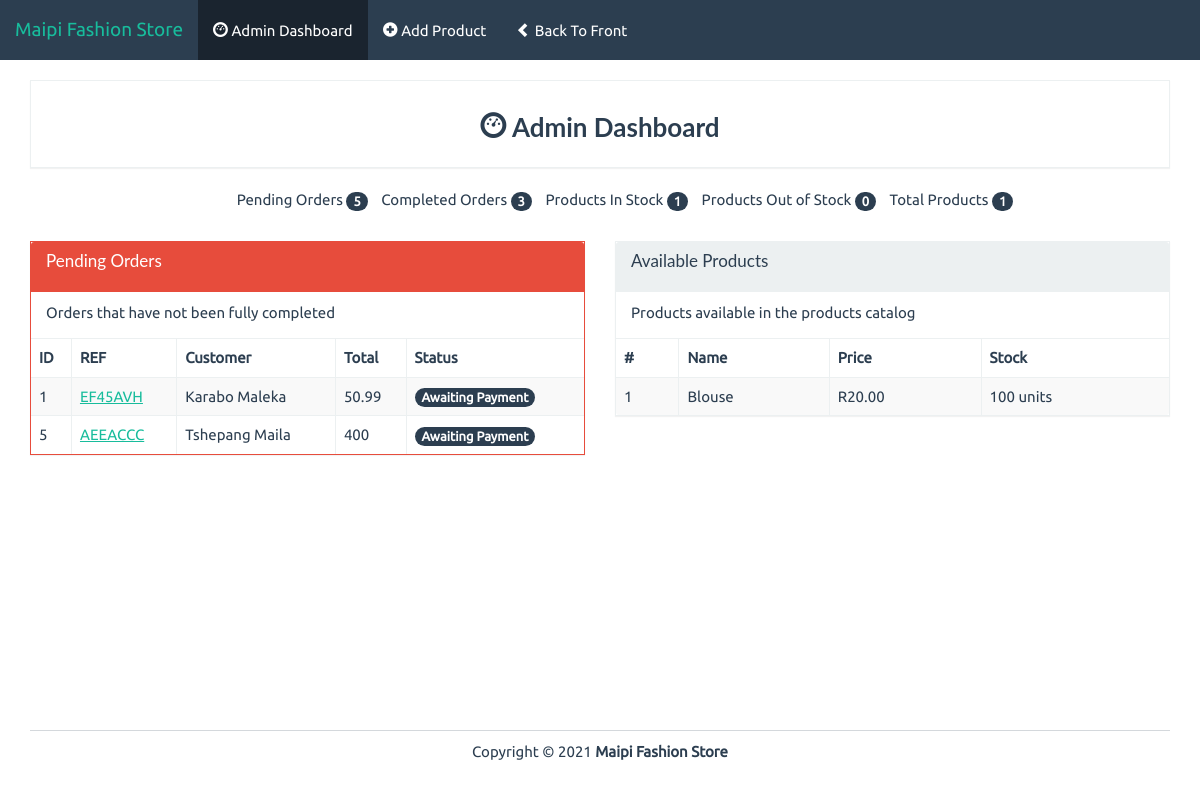
/admin, run on an earlier commit of the app's database.
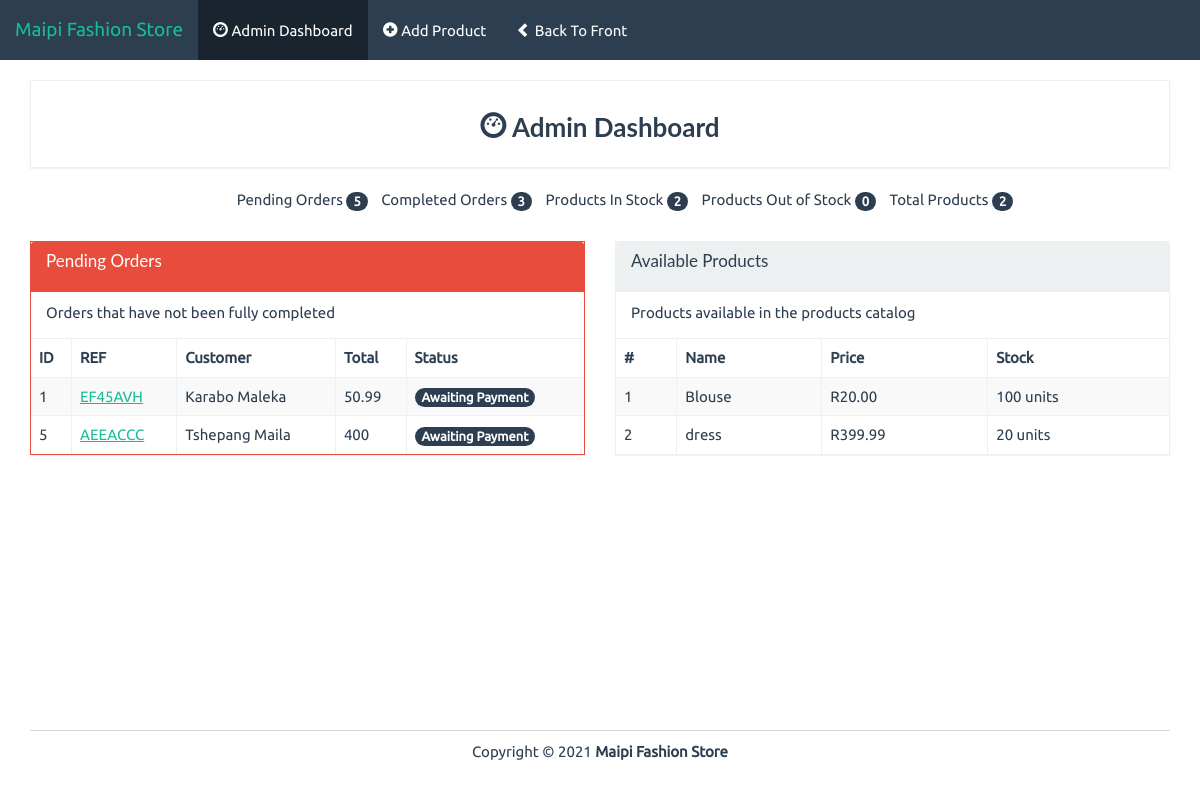
And on a later commit of the database.
### app.py (models this page shows)
class Product(db.Model):
    id = db.Column(db.Integer, primary_key=True)
    name = db.Column(db.String(50), unique=True)
    price = db.Column(db.Float)
    stock = db.Column(db.Integer)
    description = db.Column(db.String(255))
    image = db.Column(db.String(100))

### app.py (the view)
@app.route('/admin')
def admin():
    products = Product.query.all()
    products_available = Product.query.filter(Product.stock > 0).count()
    return render_template('admin/index.html', admin=True, products=products, products_available=products_available)

### templates/admin/index.html (shortened to what this page needs)
{% extends "base.html" %}
{% block body %}
<div class="row pad">
	<div class="col-lg-12">
		<div class="panel panel-default">
			<div class="panel-body text-center">
				<h3 class="bold"><i class="glyphicon glyphicon-dashboard"></i> Admin Dashboard</h3>
			</div>
		</div>
	</div>
	<div class="col-lg-12">
		<ul class="summary">
			<li class="">Pending Orders <span class="badge">5</span></li>
			<li class="">Completed Orders <span class="badge">3</span></li>
			<li class="">Products In Stock <span class="badge">{{products_available}}</span></li>
			<li class="">Products Out of Stock <span class="badge">{{(products|length) - products_available}}</span></li>
			<li class="">Total Products <span class="badge">{{products|length}}</span></li>
		</ul>
	</div>
</div>
<div class="row pad">
	<div class="col-lg-6 pad">
		<div class="panel panel-danger">
			<div class="panel-heading">
				<h3 class="panel-title">Pending Orders</h3>
			</div>
			<div class="panel-body">
				Orders that have not been fully completed
			</div>
			<div class="table-responsive">
				<table class="table table-striped table-bordered">
					<thead>
						<tr>
							<th>ID</th><th>REF</th><th>Customer</th><th>Total</th><th>Status</th>
						</tr>
					</thead>
					<tbody>
						<tr>
							<td>1</td>
							<td><a href="./view-order.html">EF45AVH</a></td>
							<td>Karabo Maleka</td>
							<td>50.99</td>
							<td><span class="badge">Awaiting Payment</span></td>
						</tr>
						<tr>
							<td>5</td>
							<td><a href="./view-order.html">AEEACCC</a></td>
							<td>Tshepang Maila</td>
							<td>400</td>
							<td><span class="badge">Awaiting Payment</span></td>
						</tr>
					</tbody>
				</table>
			</div>
		</div>
	</div>
	<div class="col-lg-6 pad">
		<div class="panel panel-default">
			<div class="panel-heading">
				<h3 class="panel-title">Available Products</h3>
			</div>
			<div class="panel-body">
				Products available in the products catalog
			</div>
			<div class="table-responsive">
				<table class="table table-striped table-bordered">
					<thead>
						<tr>
							<th>#</th><th>Name</th><th>Price</th><th>Stock</th>
						</tr>
					</thead>
					<tbody>
						{%for p in products%}
						<tr>
							<td>{{p.id}}</td>
							<td>{{p.name}}</td>
							<td>R{{'%0.2f'| format(p.price|float)}}</td>
							<td>{{p.stock}} units</td>
						</tr>
						{% endfor %}
					</tbody>
				</table>
			</div>
		</div>
	</div>
</div>
{% endblock %}

### templates/base.html (shortened to what this page needs)
<!DOCTYPE html>
<html lang="en">
    <head>
        <link rel="stylesheet" href="{{ url_for('static', filename='bs/css/flatly.min.css') }}" />
        <link rel="stylesheet" href="{{ url_for('static', filename='css/styles.css') }}" />
    </head>
    <body>
        {% if admin %}
        <nav class="navbar navbar-default navbar-fixed-top" role="navigation">
            <div class="container-fluid">
                <div class="navbar-header">
                    <a class="navbar-brand" href="../">Maipi Fashion Store</a>
                </div>
                <div class="collapse navbar-collapse navbar-ex1-collapse">
                    <ul class="nav navbar-nav">
                        <li class="active">
                            <a href="{{ url_for('admin') }}"><i class="glyphicon glyphicon-dashboard"></i> Admin Dashboard</a>
                        </li>
                        <li>
                            <a href="{{ url_for('add') }}"><i class="glyphicon glyphicon-plus-sign"></i> Add Product</a>
                        </li>
                        <li>
                            <a href="{{ url_for('index') }}"><i class="glyphicon glyphicon-chevron-left"></i> Back To Front</a>
                        </li>
                    </ul>
                </div>
            </div>
        </nav>
        {% endif %}
        <div class="container" id="page">
        {% block body %}{% endblock %}
             <br></br>
               <br></br>
               <br></br>
               <br></br>
               <br></br>
            <footer>
                <div class="row pad">
                    <div class="col-lg-12 text-center">
                        Copyright &copy; 2021 <strong>Maipi Fashion Store</strong>
                    </div>
                </div>
            </footer>
        </div>
    </body>
</html>

### static/css/styles.css (style rules this page uses)
body { font-family: Ubuntu, verdana, georgia, serif, sans-serif; }
a, a:hover, a:active, a:focus, a:visited { text-decoration: none; }
.bold { font-weight: bolder !important; }
table { width: 100%; }
div.panel, .btn, .navbar { border-radius: 0; }
footer { margin-top: 40px; margin-bottom: 20px; }
.pad { margin-top: 10px !important; }
div.panel-body { padding-top: 10px; }
.panel-title { margin-bottom: 10px; }
body > nav { border-radius: 0 !important; }
#page { padding-top: 70px; }
ul.summary { list-style-type: none; text-align: center; }
ul.summary > li { display: inline-block; padding-left: 10px; }
footer { border-top: 1px solid rgba(44, 62, 80, .2); }

What changed in the data, as far as the page shows it:
added Product: id "2", name "dress", price "399.99", stock "20"
Also different on the page:
{{ products_available }}: "1" → "2"
{{ products|length }}: "1" → "2"
